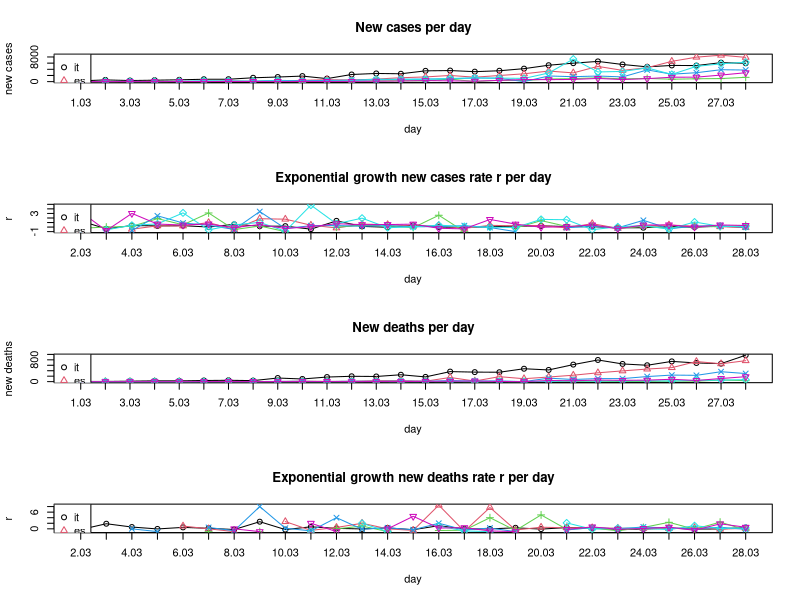

Reproduce this figure in R.
## Exponential growth
# y = a * (1 + r)^x
# a = initial value (the amount before measuring growth or decay)
# r = growth or decay rate (most often represented as a percentage and expressed as a decimal)
# x = number of time intervals that have passed
# (y/a)^(1/x) - 1 = r

BASE_DIR <- "~/covid-19/"
setwd(BASE_DIR)

## March: New confirmed covid-19 cases per day. Data taken from daily situation reports from the WHO website.
days <- c('01.03','02.03','03.03','04.03','05.03','06.03','07.03',
          '08.03','09.03','10.03','11.03','12.03','13.03','14.03',
          '15.03','16.03','17.03','18.03','19.03','20.03','21.03',
          '22.03','23.03','24.03','25.03','26.03','27.03','28.03')
it <- c(240,561,347,466,587,769,778,1247,1492,1797,977,2313,2651,
        2547,3497,3590,3233,3526,4207,5322,5986,6557,5560,4789,5249,
        5210,6153,5959)
es <- c(13,0,69,37,47,59,117,56,159,435,615,501,825,1266,1522,2000,
        1438,1987,2538,3431,2833,4946,3646,4517,6584,7937,8578,7871)
ch <- c(8,6,6,7,20,30,123,55,68,0,159,154,213,267,234,841,0,450,353,
        853,977,1237,894,1044,774,925,1000,1390)
fr <- c(43,0,91,21,73,138,193,93,410,286,372,495,591,780,829,911,
        1193,1079,0,1834,1598,1821,1525,3794,2410,2895,3866,3756)
de <- c(0,72,28,39,66,272,105,156,317,27,157,271,802,693,733,1043,
        1174,1144,1042,2801,7324,3140,3311,4438,2342,4954,5780,6294)
uk <- c(3,13,3,12,20,29,49,43,67,46,50,87,134,208,342,251,152,407,
        672,647,706,1035,669,967,1427,1452,2129,2885)
all_countries <- list(it,es,ch,fr,de,uk)

## March: New confirmed covid-19 deaths per day. Data taken from daily situation reports from the WHO website.
it_d <- c(8,6,17,28,27,41,49,37,132,97,168,196,189,252,173,368,349,
          345,473,429,625,795,649,601,743,685,660,971)
es_d <- c(0,0,0,0,1,2,2,0,5,18,8,12,36,36,16,152,21,182,107,169,
          235,324,394,462,514,738,655,769)
ch_d <- c(0,0,0,0,0,1,0,1,0,0,1,1,2,0,5,2,1,5,2,12,10,13,4,6,20,17,
          58,36)
fr_d <- c(0,0,1,1,0,2,3,1,9,11,3,15,13,18,12,36,21,27,0,128,78,112,
          112,186,240,231,364,297)
de_d <- c(0,0,0,0,0,0,0,0,0,2,0,1,3,0,2,4,1,0,0,8,25,22,27,32,23,49,
          55,72)
uk_d <- c(0,0,0,0,0,0,1,1,0,1,3,0,2,2,11,14,20,5,0,41,33,56,48,54,
          87,41,115,181)
all_countries_d <- list(it_d,es_d,ch_d,fr_d,de_d,uk_d)

## Computing exponential growth rates r
compute_r <- function(y, t, x){
  r <- c()
  for(i in 2:length(t)){
    new_r <- (y[i] / y[i-1])^(1/x) - 1
    if(abs(new_r) %in% c(Inf, NaN)) new_r <- NA
    r <- c(r, new_r)
  }
  return(r)
}

r_it <- compute_r(it, days, 1)
r_es <- compute_r(es, days, 1)
r_ch <- compute_r(ch, days, 1)
r_fr <- compute_r(fr, days, 1)
r_de <- compute_r(de, days, 1)
r_uk <- compute_r(uk, days, 1)
all_countries_r <- list(r_it,r_es,r_ch,r_fr,r_de,r_uk)

r_it_d <- compute_r(it_d, days, 1)
r_es_d <- compute_r(es_d, days, 1)
r_ch_d <- compute_r(ch_d, days, 1)
r_fr_d <- compute_r(fr_d, days, 1)
r_de_d <- compute_r(de_d, days, 1)
r_uk_d <- compute_r(uk_d, days, 1)
all_countries_r_d <- list(r_it_d,r_es_d,r_ch_d,r_fr_d,r_de_d,r_uk_d)

## Plotting
all_countries_names <- c('it','es','ch','fr','de','uk')
colors <- 1:length(all_countries_names)
pchs <- 1:length(all_countries_names)

pdf('figures/static-new-cases-with-growth-rate.pdf', height = 10, paper = 'a4')

par(mfrow=c(4,1))

# New cases per day
plot(days, unlist(all_countries[1]), main='New cases per day', type='o',
     ylim=c(0,max(unlist(all_countries),na.rm=T)),
     xaxt="n", col=colors[1], pch=pchs[1], ylab='new cases', xlab='day')
axis(1, at=days, labels=T)
for(i in 2:length(all_countries)){
  lines(days, unlist(all_countries[i]), type='o', col=colors[i], pch=pchs[i])
}
legend('topleft',legend=all_countries_names,col=colors,pch=pchs)

# Exponential growth new cases rate r per day
plot(days[-1], unlist(all_countries_r[1]), main='Exponential growth new cases rate r per day', type='o',
     ylim=c(min(unlist(all_countries_r),na.rm=T), max(unlist(all_countries_r),na.rm=T)),
     xaxt="n", col=colors[1], pch=pchs[1], ylab='r', xlab='day')
axis(1, at=days[-1], labels=T)
for(i in 2:length(all_countries_r)){
  lines(days[-1], unlist(all_countries_r[i]), type='o', col=colors[i], pch=pchs[i])
}
legend('topleft',legend=all_countries_names,col=colors,pch=pchs)


# New deaths per day
plot(days, unlist(all_countries_d[1]), main='New deaths per day', type='o',
     ylim=c(0,max(unlist(all_countries_d),na.rm=T)),
     xaxt="n", col=colors[1], pch=pchs[1], ylab='new deaths', xlab='day')
axis(1, at=days, labels=T)
for(i in 2:length(all_countries_d)){
  lines(days, unlist(all_countries_d[i]), type='o', col=colors[i], pch=pchs[i])
}
legend('topleft',legend=all_countries_names,col=colors,pch=pchs)

# Exponential growth new deaths rate r per day
plot(days[-1], unlist(all_countries_r_d[1]), main='Exponential growth new deaths rate r per day', type='o',
     ylim=c(min(unlist(all_countries_r_d),na.rm=T), max(unlist(all_countries_r_d),na.rm=T)),
     xaxt="n", col=colors[1], pch=pchs[1], ylab='r', xlab='day')
axis(1, at=days[-1], labels=T)
for(i in 2:length(all_countries_r_d)){
  lines(days[-1], unlist(all_countries_r_d[i]), type='o', col=colors[i], pch=pchs[i])
}
legend('topleft',legend=all_countries_names,col=colors,pch=pchs)

dev.off <- dev.off()
